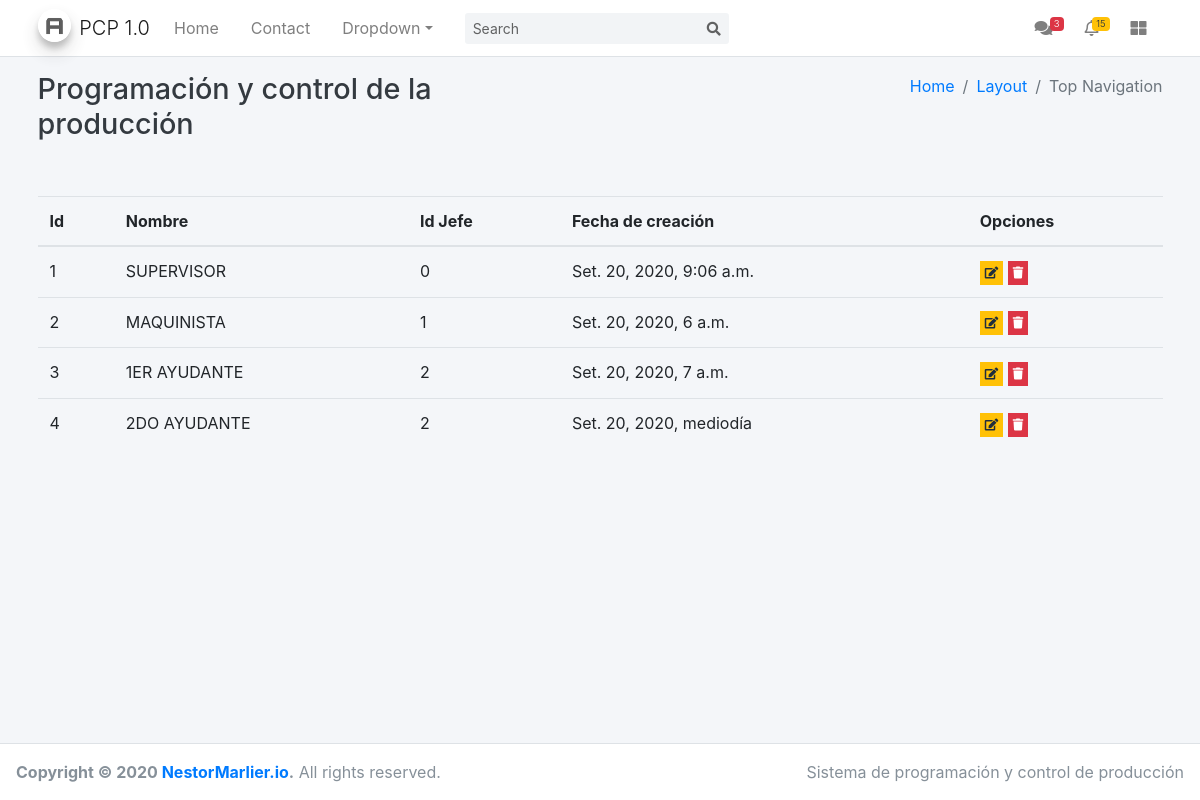
The app's page /clases/categorias/ with its own data.
### modelBaseApp/models.py (models this page shows, shortened)
class Categoria(models.Model):
    nombre = models.CharField(max_length=30, unique=True)
    id_jefe = models.IntegerField(verbose_name='Identificación Jefe')
    created = models.DateTimeField(
        verbose_name='Fecha de alta', auto_now=True, db_column='creado')
    modified = models.DateTimeField(
        verbose_name='Fecha modificado', auto_now=True, db_column='modificado')
    class Meta:
        db_table = 'categoria'
        verbose_name = 'Categoría'
        verbose_name_plural = 'Categorías'

### modelBaseAppClass/views.py (the view)
# urls.py: path('categorias/', CategoriaListView.as_view(), name='Categorias'),
class CategoriaListView(ListView):
    model = Categoria
    template_name = "class/categorias/list.html"
    def get_queryset(self):
        return super().get_queryset()
        return context

### modelBaseAppClass/templates/class/categorias/list.html (shortened to what this page needs)
{% extends 'list.html' %}
{% block columnas %}
    <th scope="col">Id</th>
    <th scope="col">Nombre</th>
    <th scope="col">Id Jefe</th>
    <th scope="col">Fecha de creación</th>
    <th scope="col">Opciones</th>
{% endblock %}
    {% block filas %}
   {% for f in object_list %}
    <tr>
      <td scope="row">
        {{f.id}}
      </td>
      <td scope="row">
        {{f.nombre}}
      </td>
      <td scope="row">
        {{f.id_jefe}}
      </td>
      <td scope="row">
        {{f.created}}
      </td>
      <td scope="row">
        <button type="button" class="btn btn-warning btn-xs btn-flat">
          <i class="fas fa-edit"></i>
        </button>
        <button type="button" class="btn btn-danger btn-xs btn-flat">
          <i class="fa fa-trash" aria-hidden="true"></i>
        </button>
      </td>
    </tr>
    {% endfor %}
    {% endblock %}

### records on screen
Categoria: id "1", nombre "SUPERVISOR", id_jefe "0", created "Set. 20, 2020, 9:06 a.m."
Categoria: id "2", nombre "MAQUINISTA", id_jefe "1", created "Set. 20, 2020, 6 a.m."
Categoria: id "3", nombre "1ER AYUDANTE", id_jefe "2", created "Set. 20, 2020, 7 a.m."
Categoria: id "4", nombre "2DO AYUDANTE", id_jefe "2", created "Set. 20, 2020, mediodía"
